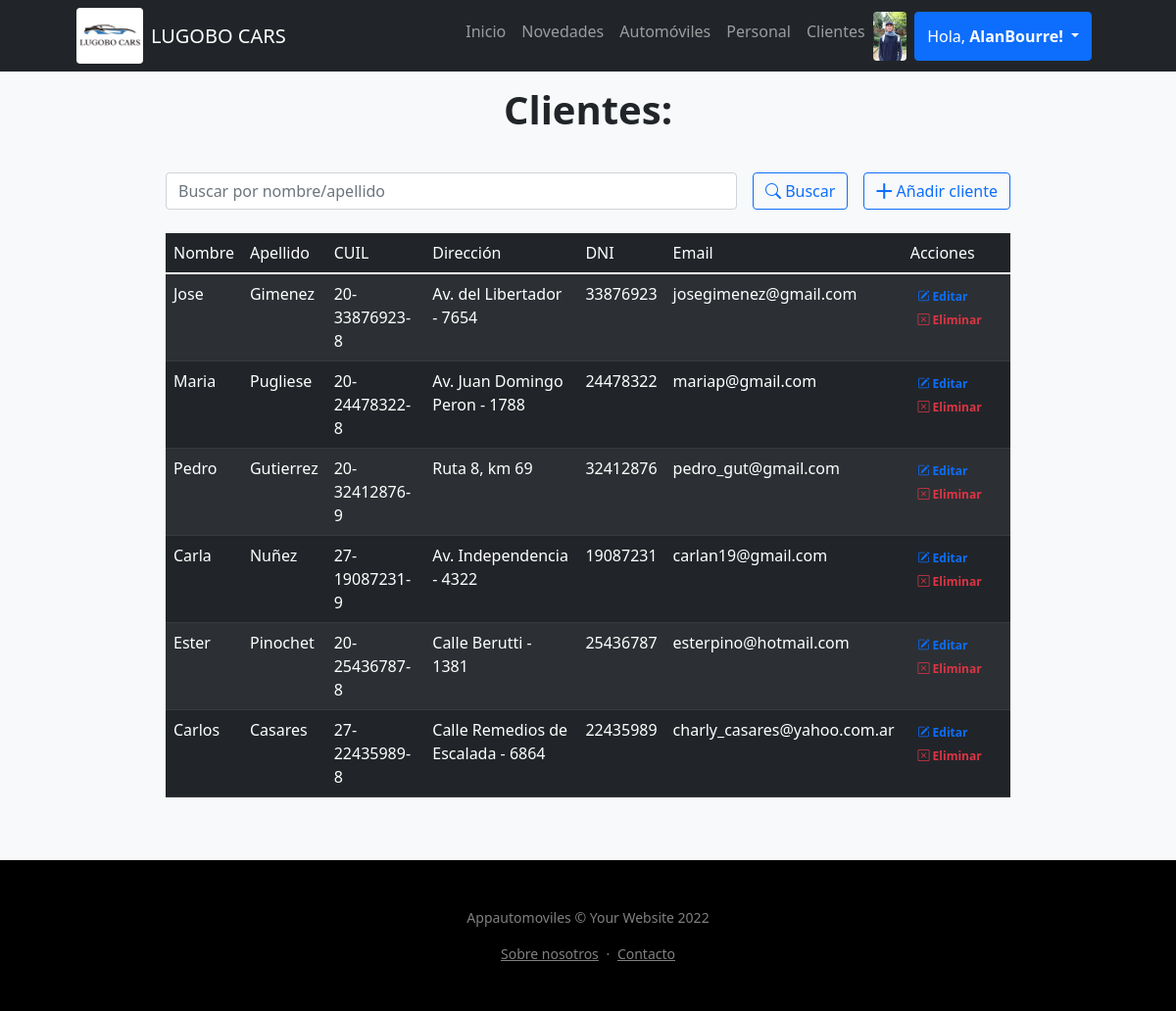
The page /Appautomoviles/cliente/ (signed in) on the database its author committed.
### Appautomoviles/models.py (models this page shows)
class Avatar(models.Model):
    usuario = models.OneToOneField(User, on_delete=models.CASCADE)
    imagen = models.ImageField(upload_to="avatar/", blank=True, null=True)
    class Meta:
        verbose_name_plural = "Avatares"

class Cliente(models.Model):
    nombre = models.CharField("Nombre", max_length=30)
    apellido = models.CharField("Apellido", max_length=30)
    cuil = models.CharField("CUIL", max_length=13)
    direccion = models.CharField("Dirección", max_length=50)
    dni = models.CharField("DNI", max_length=8)
    email = models.EmailField(blank=True, null=True)

### Appautomoviles/views.py (the view)
# urls.py: path("cliente/", views.cliente, name="cliente"),
@staff_member_required
def cliente(request):
    if request.method == "POST":
        search = request.POST["search"]
        if search != "":
            cliente = Cliente.objects.filter( Q(nombre__icontains=search) | Q(apellido__icontains=search) ).values()
            return render(request,"Appautomoviles/cliente.html",{"cliente":cliente, "search":True, "busqueda":search})
    cliente = Cliente.objects.all()
    return render(request,"Appautomoviles/cliente.html",{"cliente":cliente})

### Appautomoviles/templates/Appautomoviles/cliente.html (shortened to what this page needs)
{% extends "Appautomoviles/base.html" %}
{% load static %}
{% block contenidoPagina %}
<section class="bg-light py-5">
    <div class="container px-5">
        <div class="row gx-5 justify-content-center">
            <div class="col-lg-10">
                <br>
                <p><h1 class="text-center"><b>Clientes:</b></h1></p>
                <br>
                    <div class="row gx-5 justify-content-center">
                        <div class="col-lg-12">
                            <form class="d-flex my-2 my-lg-0" action="" method="post">
                                <input class="flex-grow-0 form-control mr-sm-2" type="search" name="search" placeholder="Buscar por nombre/apellido" aria-label="Search">
                                <button class="btn btn-outline-primary text-nowrap ms-3 my-2 my-sm-0" type="submit"> <i class="bi bi-search"></i> Buscar</button>
                                <a class="btn btn-outline-primary text-nowrap ms-3 my-2 my-sm-0" href="{% url 'formulario_cliente' %}"> <i class="bi bi-plus-lg"></i> Añadir cliente</a>
                            </form>
                        </div>
                    </div>
                    <br>
                    <table class="table table-dark table-striped">
                        <thead>
                            <td>Nombre</td>
                            <td>Apellido</td>
                            <td>CUIL</td>
                            <td>Dirección</td>
                            <td>DNI</td>
                            <td>Email</td>
                            <td>Acciones</td>
                        </thead>
                        {% for client in cliente %}
                        <tr>
                            <td> {{client.nombre}} </td>
                            <td> {{client.apellido}} </td>
                            <td> {{client.cuil}} </td>
                            <td> {{client.direccion}} </td>
                            <td> {{client.dni}} </td>
                            <td> {{client.email}} </td>
                            <td>
                                <a href="{% url 'editar_cliente' client.id %}" class="text-primary badge badge-primary text-decoration-none"> <i class="bi bi-pencil-square"></i> Editar</a>
                                <a href="{% url 'eliminar_cliente' client.id %}" class="text-danger badge badge-danger text-decoration-none"> <i class="bi bi-x-square"></i> Eliminar</a>
                            </td>
                        </tr>
                        {% endfor %}
                    </table>
            </div>
        </div>
    </div>
</section>
{% endblock %}

### Appautomoviles/templates/Appautomoviles/base.html (shortened to what this page needs)
{% load static %}
<!DOCTYPE html>
<html lang="es">
    <head>
        <link href="https://cdn.jsdelivr.net/npm/bootstrap-icons@1.4.1/font/bootstrap-icons.css" rel="stylesheet" />
        <link href="{% static 'css/styles.css' %}" rel="stylesheet" />
    </head>
    <body>
        <nav class="navbar navbar-expand-lg navbar-dark bg-dark fixed-top">
            <div class="container px-5">
                <img src="{% static 'assets/Publicación de Facebook 940x788 px (1).jpg' %}" class="rounded float-start" alt="..." style="height: 57px;">
                <a class="navbar-brand px-2" href="{% url 'index' %}">LUGOBO CARS</a>
                <div class="collapse navbar-collapse" id="navbarResponsive">
                    <ul class="navbar-nav ms-auto">
                        <li class="nav-item"><a class="nav-link" href="{% url 'index' %}">Inicio</a></li>
                        <li class="nav-item"><a class="nav-link" href="{% url 'novedades' %}">Novedades</a></li>
                        <li class="nav-item"><a class="nav-link" href="{% url 'automovil' %}">Automóviles</a></li>
                        <li class="nav-item"><a class="nav-link" href="{% url 'personal' %}">Personal</a></li>
                        {% if user.is_authenticated %}
                            {% if user.is_staff %}
                            <li class="nav-item"><a class="nav-link" href="{% url 'cliente' %}">Clientes</a></li>
                            {% endif %}
                        {% endif %}
                        {% if user.is_authenticated %}
                            {% if user.avatar.imagen.url %}
                                <img class="rounded" src="{{ user.avatar.imagen.url }}" alt="" srcset="" style="height: 50px;">
                            {% else %}
                                <i class="bi bi-person-circle text-light my-2"></i>
                            {% endif %}
                            <div class="btn-group">
                                <button type="button" class="btn btn-primary dropdown-toggle mx-2" data-bs-toggle="dropdown" aria-expanded="false">
                                    Hola, <b>{{ user.username }}!</b>
                                </button>
                            </div>
                        {% else %}
                            <li class="nav-item"><a class="btn btn-primary mx-2" href="{% url 'login' %}">Iniciar Sesión</a></li>
                            <li class="nav-item"><a class="btn btn-outline-primary" href="{% url 'register' %}">Registrarse</a></li>
                        {% endif %}
                    </ul>
                </div>
            </div>
        </nav>
        {% block contenidoPagina %}
        {% endblock %}
        <footer class="bg-black text-center py-5">
            <div class="container px-5">
                <div class="text-white-50 small">
                    <div class="mb-2">Appautomoviles &copy; Your Website 2022</p></div>
                    <a href="{% url 'about' %}" class="text-reset">Sobre nosotros</a>
                    <span class="mx-1">&middot;</span>
                    <a href="{% url 'contacto' %}" class="text-reset">Contacto</a>
                </div>
            </div>
        </footer>
    </body>
</html>

### rows shown on the page
Cliente: nombre "Jose", apellido "Gimenez", cuil "20-33876923-8", direccion "Av. del Libertador - 7654", dni "33876923", email "josegimenez@gmail.com"
Cliente: nombre "Maria", apellido "Pugliese", cuil "20-24478322-8", direccion "Av. Juan Domingo Peron - 1788", dni "24478322", email "mariap@gmail.com"
Cliente: nombre "Pedro", apellido "Gutierrez", cuil "20-32412876-9", direccion "Ruta 8, km 69", dni "32412876", email "pedro_gut@gmail.com"
Cliente: nombre "Carla", apellido "Nuñez", cuil "27-19087231-9", direccion "Av. Independencia - 4322", dni "19087231", email "carlan19@gmail.com"
Cliente: nombre "Ester", apellido "Pinochet", cuil "20-25436787-8", direccion "Calle Berutti - 1381", dni "25436787", email "esterpino@hotmail.com"
Cliente: nombre "Carlos", apellido "Casares", cuil "27-22435989-8", direccion "Calle Remedios de Escalada - 6864", dni "22435989", email "charly_casares@yahoo.com.ar"

### other values the page prints
{{ user.username }} "AlanBourre"
